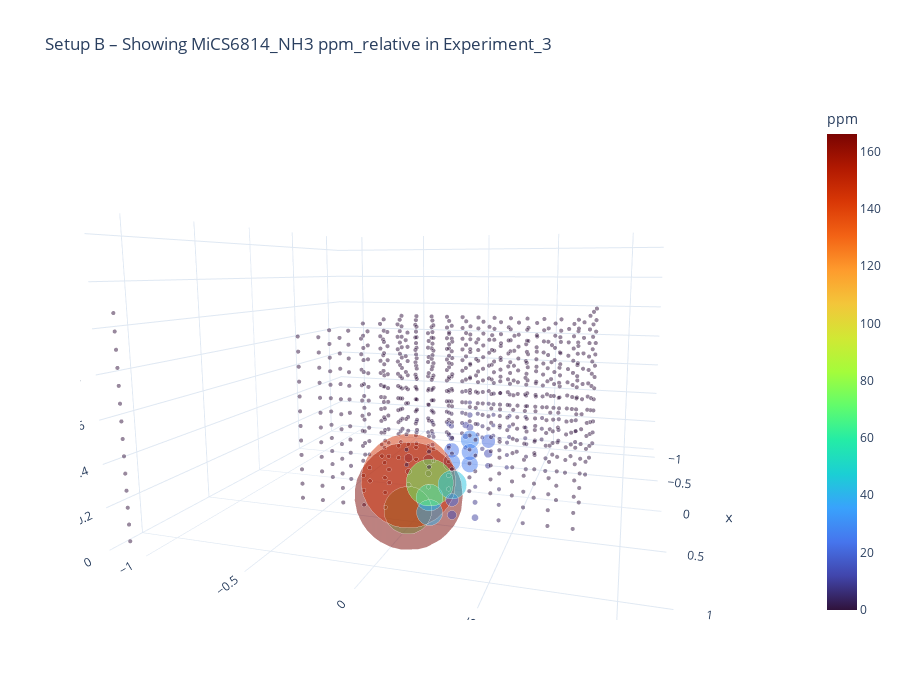

Write notebook code for a chart like this one.
### Code cell
plot3d(exp_idx=2, sensor_type='MiCS6814_NH3', column='ppm_relative')

### Figure 1 — Plotly figure (JSON) as saved in the notebook; plotly's stock layout.template omitted (floating-point values rounded to 4 significant figures; data arrays with more than 128 entries replaced by an {"elided": "..."} marker saying what was removed)
{"data": [{"marker": {"color": {"elided": "799 float values"}, "colorbar": {"title": {"text": "ppm"}}, "colorscale": [[0.0, "#30123b"], [0.07143, "#4145ab"], [0.1429, "#4675ed"], [0.2143, "#39a2fc"], [0.2857, "#1bcfd4"], [0.3571, "#24eca6"], [0.4286, "#61fc6c"], [0.5, "#a4fc3b"], [0.5714, "#d1e834"], [0.6429, "#f3c63a"], [0.7143, "#fe9b2d"], [0.7857, "#f36315"], [0.8571, "#d93806"], [0.9286, "#b11901"], [1.0, "#7a0402"]], "opacity": 0.5, "showscale": true, "size": {"elided": "799 float values"}}, "mode": "markers", "x": {"elided": "799 float values"}, "y": {"elided": "799 float values"}, "z": {"elided": "799 float values"}, "type": "scatter3d"}], "layout": {"scene": {"xaxis": {"range": [-1.2, 1.2]}, "yaxis": {"range": [-1.2, 1.2]}, "zaxis": {"range": [0, 1.5]}, "aspectratio": {"x": 1.44, "y": 1.44, "z": 0.9}, "camera": {"eye": {"x": 2, "y": 0.6, "z": 0.3}}, "aspectmode": "manual"}, "title": {"text": "Setup B – Showing MiCS6814_NH3 ppm_relative in Experiment_3"}, "height": 700}}
